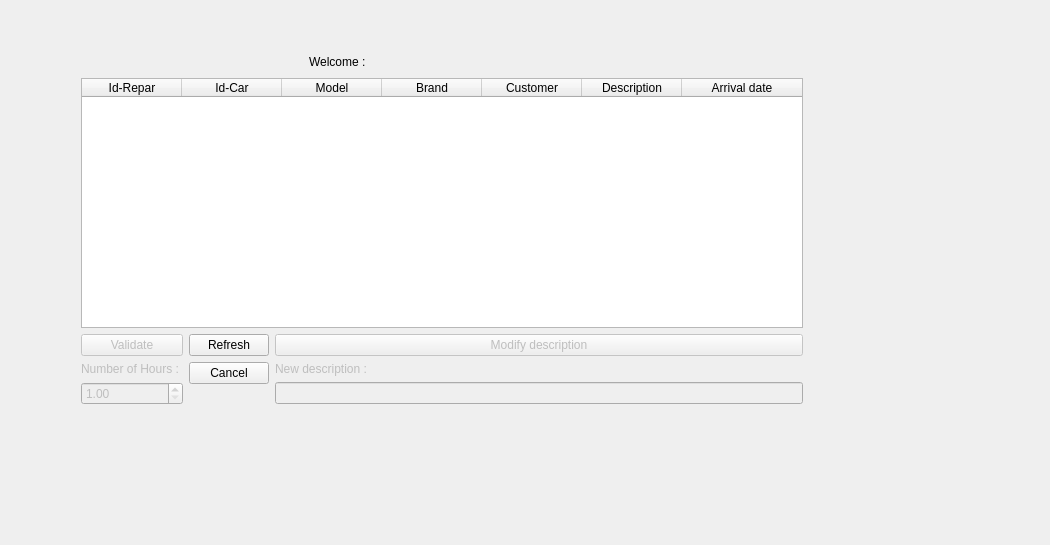
<?xml version="1.0" encoding="UTF-8"?>
<ui version="4.0">
 <class>DialogMecano</class>
 <widget class="QDialog" name="DialogMecano">
  <property name="geometry">
   <rect>
    <x>0</x>
    <y>0</y>
    <width>1050</width>
    <height>545</height>
   </rect>
  </property>
  <property name="windowTitle">
   <string>Dialog</string>
  </property>
  <widget class="QWidget" name="">
   <property name="geometry">
    <rect>
     <x>81</x>
     <y>52</y>
     <width>722</width>
     <height>425</height>
    </rect>
   </property>
   <layout class="QVBoxLayout" name="verticalLayout_4">
    <item>
     <layout class="QHBoxLayout" name="horizontalLayout">
      <item>
       <spacer name="horizontalSpacer">
        <property name="orientation">
         <enum>Qt::Horizontal</enum>
        </property>
        <property name="sizeHint" stdset="0">
         <size>
          <width>40</width>
          <height>20</height>
         </size>
        </property>
       </spacer>
      </item>
      <item>
       <widget class="QLabel" name="label">
        <property name="minimumSize">
         <size>
          <width>80</width>
          <height>0</height>
         </size>
        </property>
        <property name="text">
         <string>Welcome :</string>
        </property>
       </widget>
      </item>
      <item>
       <widget class="QLabel" name="label_prenom">
        <property name="minimumSize">
         <size>
          <width>180</width>
          <height>0</height>
         </size>
        </property>
        <property name="text">
         <string/>
        </property>
       </widget>
      </item>
      <item>
       <spacer name="horizontalSpacer_2">
        <property name="orientation">
         <enum>Qt::Horizontal</enum>
        </property>
        <property name="sizeHint" stdset="0">
         <size>
          <width>40</width>
          <height>20</height>
         </size>
        </property>
       </spacer>
      </item>
     </layout>
    </item>
    <item>
     <widget class="QTableWidget" name="tableWidget">
      <property name="minimumSize">
       <size>
        <width>720</width>
        <height>250</height>
       </size>
      </property>
      <property name="editTriggers">
       <set>QAbstractItemView::NoEditTriggers</set>
      </property>
      <property name="selectionMode">
       <enum>QAbstractItemView::SingleSelection</enum>
      </property>
      <property name="selectionBehavior">
       <enum>QAbstractItemView::SelectRows</enum>
      </property>
      <attribute name="horizontalHeaderStretchLastSection">
       <bool>true</bool>
      </attribute>
      <attribute name="verticalHeaderVisible">
       <bool>false</bool>
      </attribute>
      <attribute name="verticalHeaderHighlightSections">
       <bool>false</bool>
      </attribute>
      <column>
       <property name="text">
        <string>Id-Repar</string>
       </property>
      </column>
      <column>
       <property name="text">
        <string>Id-Car</string>
       </property>
      </column>
      <column>
       <property name="text">
        <string>Model</string>
       </property>
      </column>
      <column>
       <property name="text">
        <string>Brand</string>
       </property>
      </column>
      <column>
       <property name="text">
        <string>Customer</string>
       </property>
      </column>
      <column>
       <property name="text">
        <string>Description</string>
       </property>
      </column>
      <column>
       <property name="text">
        <string>Arrival date</string>
       </property>
      </column>
     </widget>
    </item>
    <item>
     <layout class="QHBoxLayout" name="horizontalLayout_2">
      <item>
       <layout class="QVBoxLayout" name="verticalLayout">
        <item>
         <widget class="QPushButton" name="pushButton">
          <property name="enabled">
           <bool>false</bool>
          </property>
          <property name="text">
           <string>Validate</string>
          </property>
         </widget>
        </item>
        <item>
         <widget class="QLabel" name="label_nbHours">
          <property name="enabled">
           <bool>false</bool>
          </property>
          <property name="text">
           <string>Number of Hours : </string>
          </property>
         </widget>
        </item>
        <item>
         <widget class="QDoubleSpinBox" name="doubleSpinBox">
          <property name="enabled">
           <bool>false</bool>
          </property>
          <property name="minimum">
           <double>1.000000000000000</double>
          </property>
          <property name="maximum">
           <double>999.990000000000009</double>
          </property>
         </widget>
        </item>
        <item>
         <spacer name="verticalSpacer_2">
          <property name="orientation">
           <enum>Qt::Vertical</enum>
          </property>
          <property name="sizeHint" stdset="0">
           <size>
            <width>20</width>
            <height>40</height>
           </size>
          </property>
         </spacer>
        </item>
       </layout>
      </item>
      <item>
       <layout class="QVBoxLayout" name="verticalLayout_3">
        <item>
         <widget class="QPushButton" name="pushButton_refresh">
          <property name="text">
           <string>Refresh</string>
          </property>
         </widget>
        </item>
        <item>
         <widget class="QPushButton" name="pushButton_cancel">
          <property name="text">
           <string>Cancel</string>
          </property>
         </widget>
        </item>
        <item>
         <spacer name="verticalSpacer_4">
          <property name="orientation">
           <enum>Qt::Vertical</enum>
          </property>
          <property name="sizeHint" stdset="0">
           <size>
            <width>20</width>
            <height>40</height>
           </size>
          </property>
         </spacer>
        </item>
       </layout>
      </item>
      <item>
       <layout class="QVBoxLayout" name="verticalLayout_2">
        <item>
         <widget class="QPushButton" name="pushButton_modif">
          <property name="enabled">
           <bool>false</bool>
          </property>
          <property name="text">
           <string>Modify description</string>
          </property>
         </widget>
        </item>
        <item>
         <widget class="QLabel" name="label_desc">
          <property name="enabled">
           <bool>false</bool>
          </property>
          <property name="text">
           <string>New description : </string>
          </property>
         </widget>
        </item>
        <item>
         <widget class="QLineEdit" name="lineEdit_desc">
          <property name="enabled">
           <bool>false</bool>
          </property>
          <property name="minimumSize">
           <size>
            <width>400</width>
            <height>0</height>
           </size>
          </property>
         </widget>
        </item>
        <item>
         <spacer name="verticalSpacer">
          <property name="orientation">
           <enum>Qt::Vertical</enum>
          </property>
          <property name="sizeHint" stdset="0">
           <size>
            <width>20</width>
            <height>40</height>
           </size>
          </property>
         </spacer>
        </item>
       </layout>
      </item>
     </layout>
    </item>
   </layout>
  </widget>
  <zorder>layoutWidget</zorder>
  <zorder>label_desc</zorder>
  <zorder>lineEdit_desc</zorder>
  <zorder>horizontalSpacer_5</zorder>
  <zorder>horizontalSpacer_6</zorder>
  <zorder>verticalSpacer</zorder>
  <zorder>verticalSpacer_2</zorder>
  <zorder>lineEdit_desc</zorder>
  <zorder>label_desc</zorder>
  <zorder>verticalSpacer</zorder>
  <zorder>verticalSpacer_3</zorder>
  <zorder>verticalSpacer_4</zorder>
 </widget>
 <resources/>
 <connections/>
</ui>
